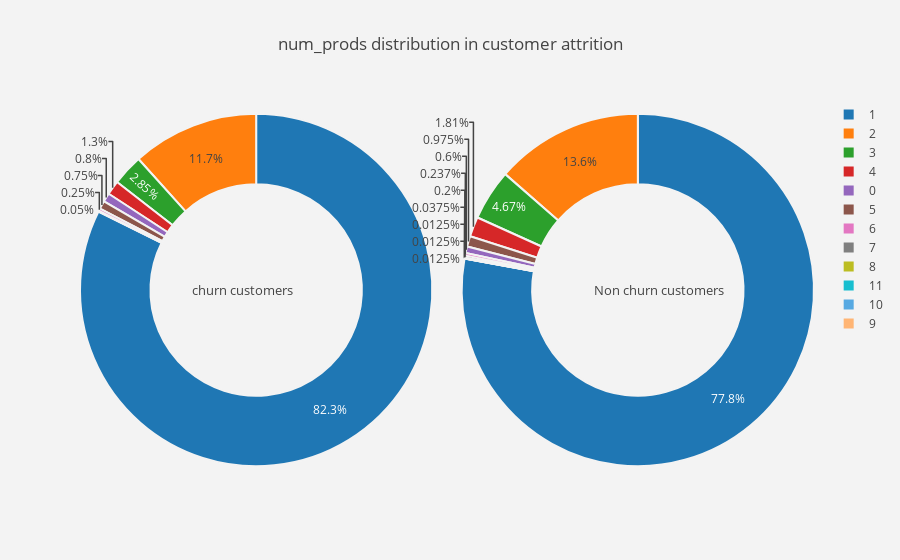

The cell this chart's notebook holds for it:
### Code cell
plot_pie('num_prods')

### Figure 1 — Plotly figure (JSON) as saved in the notebook; plotly's stock layout.template omitted (floating-point values rounded to 4 significant figures)
{"data": [{"domain": {"x": [0, 0.48]}, "hole": 0.6, "hoverinfo": "label+percent+name", "labels": [1, 2, 3, 4, 0, 5, 6, 7], "marker": {"line": {"color": "rgb(243,243,243)", "width": 2}}, "name": "Churn Customers", "type": "pie", "uid": "fb9b7a7b-e0bc-458c-b0f4-440c96767b9f", "values": [1647, 233, 57, 26, 16, 15, 5, 1]}, {"domain": {"x": [0.52, 1]}, "hole": 0.6, "hoverinfo": "label+percent+name", "labels": [1, 2, 3, 4, 5, 0, 6, 7, 8, 11, 10, 9], "marker": {"line": {"color": "rgb(243,243,243)", "width": 2}}, "name": "Non churn customers", "type": "pie", "uid": "75072315-f8a6-421d-a2a6-e0963baa6d3c", "values": [6228, 1086, 374, 145, 78, 48, 19, 16, 3, 1, 1, 1]}], "layout": {"annotations": [{"font": {"size": 13}, "showarrow": false, "text": "churn customers", "x": 0.15, "y": 0.5}, {"font": {"size": 13}, "showarrow": false, "text": "Non churn customers", "x": 0.88, "y": 0.5}], "paper_bgcolor": "rgb(243,243,243)", "plot_bgcolor": "rgb(243,243,243)", "title": "num_prods distribution in customer attrition "}}
